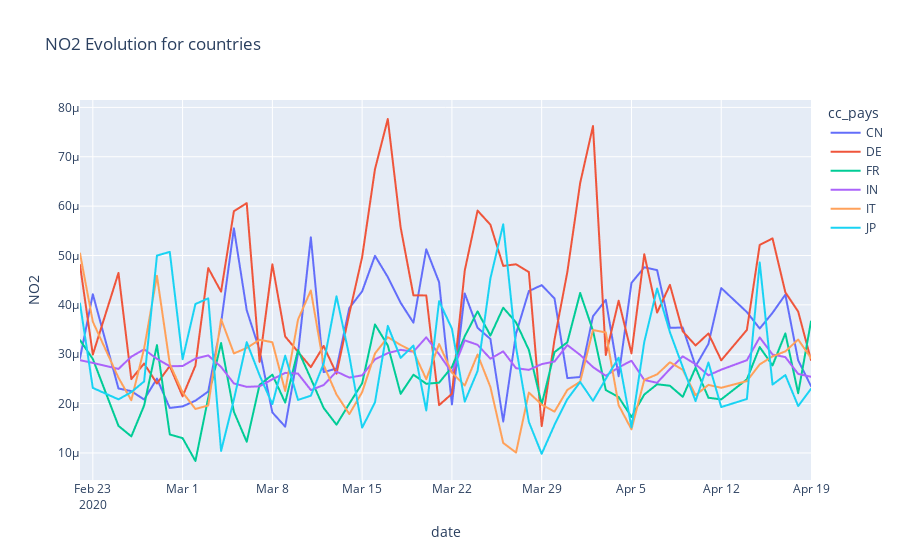

Notebook source saved alongside this figure:
### Code cell
ls=["FR","CN","IT","JP","DE","IN"]
fig = px.line(df_NO2_group[[elem in ls for elem in df_NO2_group.cc_pays]], y="NO2", x="date", color="cc_pays", title="NO2 Evolution for countries", render_mode="webgl")
fig.show()
